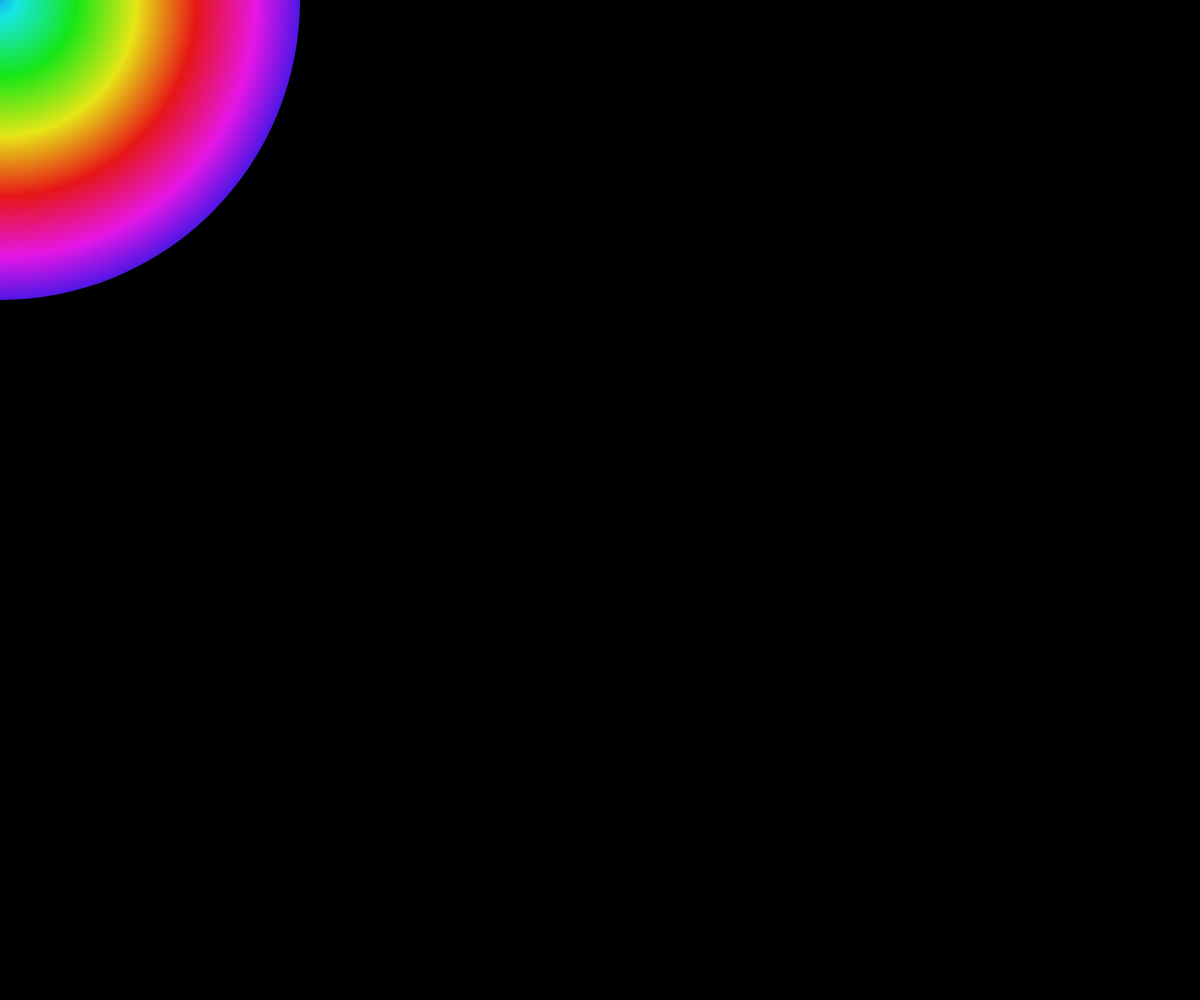
Frame 1 (no input)
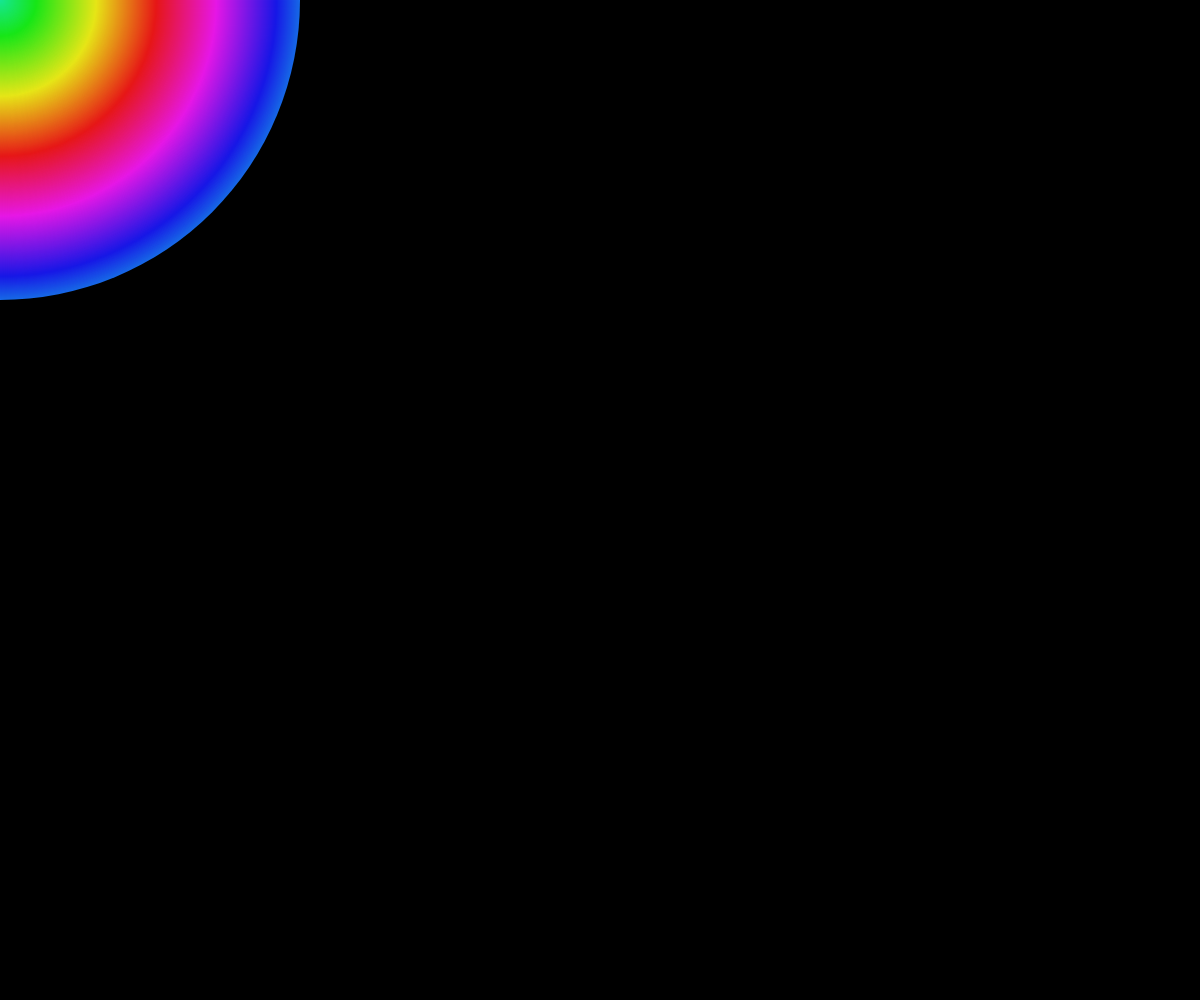
Frame 60 (no input)
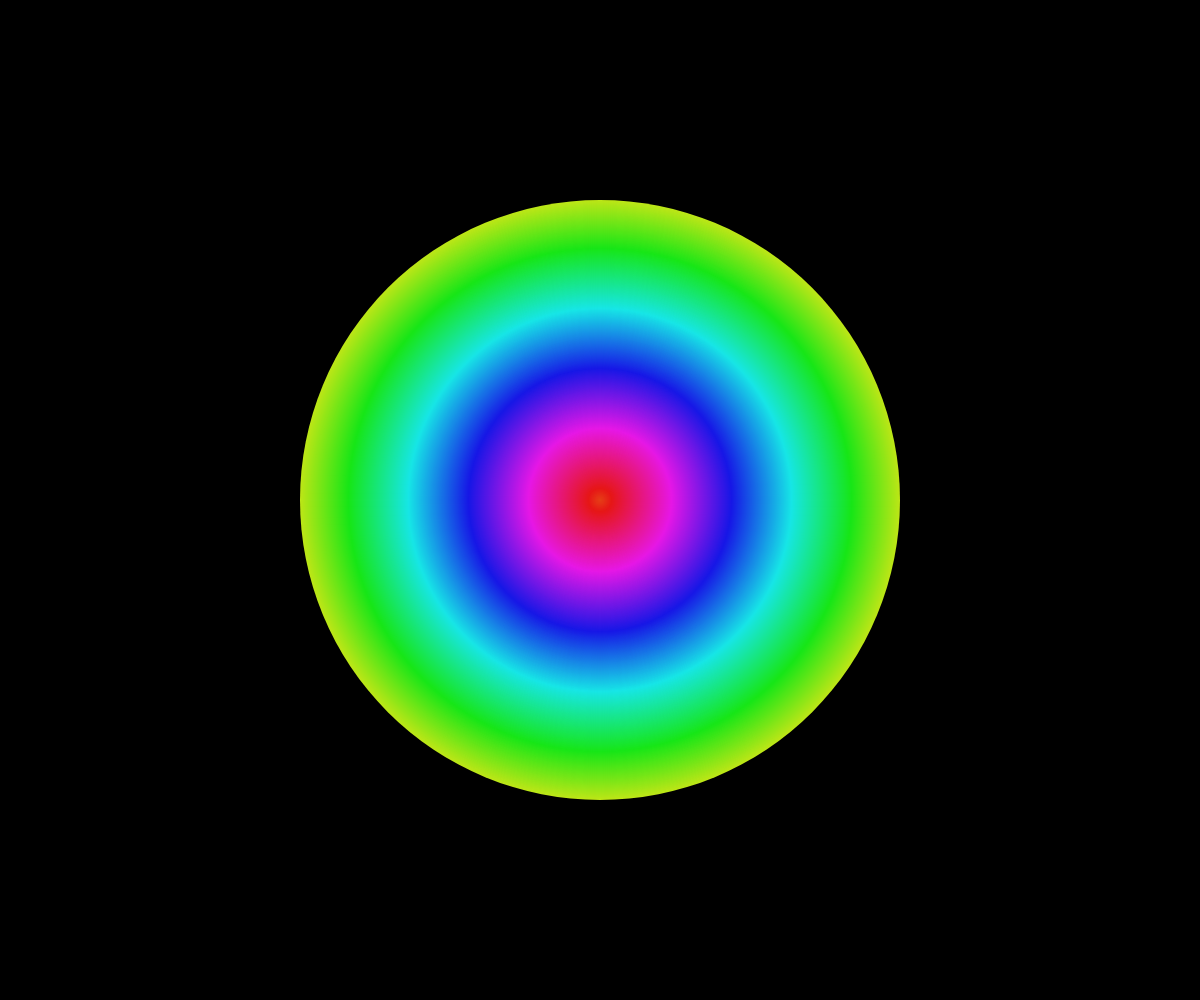
Frame 120 (the mouse pressed at the canvas centre since frame 60)

The p5.js sketch that drew these frames (run headless with seeded random() and noise() and a simulated clock; from frame 60 on, the mouse is pressed at the canvas centre):

// p5.js sketch
// ── sketch.js
/*
 * @name Radial Gradient
 * @description Draws a series of concentric circles to create a gradient 
 * from one color to another.
 */
var dim;

function setup() {
  createCanvas(windowWidth, windowHeight);
  dim = width/2;
  background(0);
  colorMode(HSB, 360, 100, 100);
  noStroke();
  ellipseMode(RADIUS);
}

function draw() {
  background(0);
  drawGradient(mouseX, mouseY);
}

function drawGradient(x, y) {
  var radius = dim/2;
  var h = random(0, 360);
  for (var r = radius; r > 0; --r) {
    fill(h, 90, 90);
    ellipse(x, y, r, r);
    h = (h + 1) % 360;
  }
}
